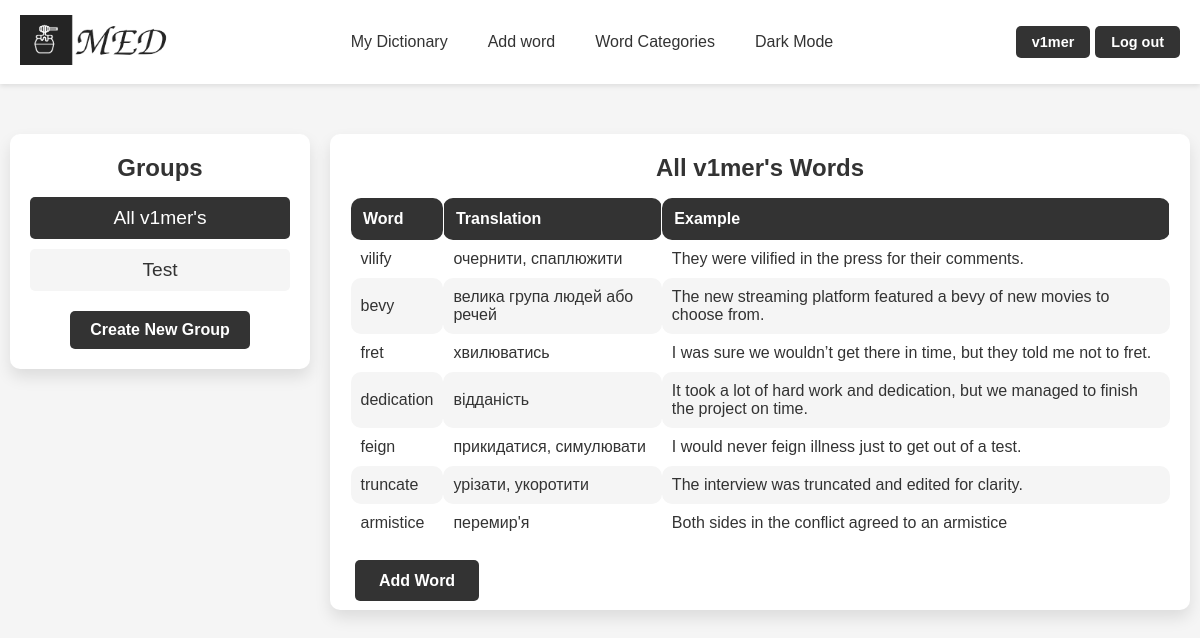
Before: /groups/1/ (signed in) with the older database file.
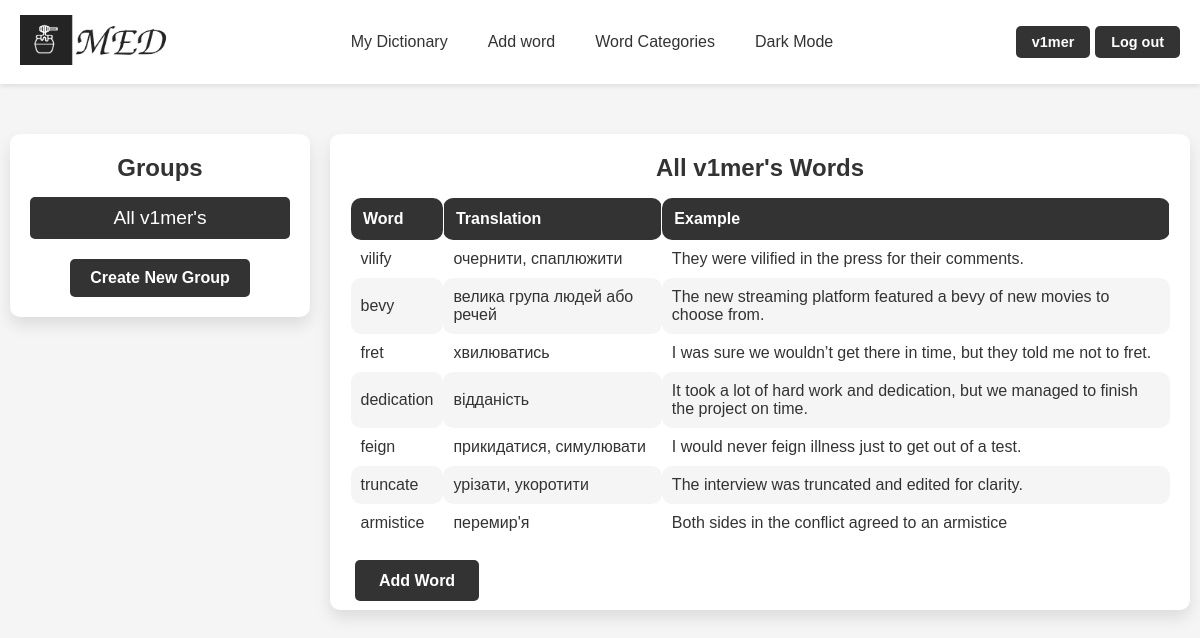
After: the same page with the newer database file.
### med/models.py (models this page shows, shortened)
class WordGroup(models.Model):
    name = models.CharField(max_length=100)
    words = models.ManyToManyField(Word, blank=True)
    user = models.ForeignKey(User, on_delete=models.CASCADE)
    is_main = models.BooleanField(verbose_name='main', default=False)
    class Meta:
        ordering = ['name']
        indexes = [
            models.Index(fields=['name'])
        ]

class Word(models.Model):
    word = models.CharField(max_length=100)
    translation = models.CharField(max_length=100)
    example = models.TextField(blank=True)
    time_create = models.DateTimeField(auto_now_add=True)
    time_update = models.DateTimeField(auto_now=True)
    user = models.ForeignKey(User, on_delete=models.CASCADE)
    is_favourite = models.BooleanField(default=False)
    class Meta:
        ordering = ['-time_create', 'word']
        indexes = [
            models.Index(fields=['-time_create'])
        ]

### med/views.py (the view)
# urls.py: path('groups/<int:group_id>/', views.GroupWordsView.as_view(), name='group_words'),
class GroupWordsView(ListView):
    model = Word
    template_name = 'med/groups.html'
    context_object_name = 'words'
    def is_main(self):
        group_id = self.kwargs.get('group_id')
        is_main = get_object_or_404(WordGroup, id=group_id, user=self.request.user).is_main
        return is_main
    def get_name(self):
        group_id = self.kwargs.get('group_id')
        name = get_object_or_404(WordGroup, id=group_id, user=self.request.user).name
        return name
    def get_context_data(self, **kwargs):
        context = super().get_context_data(**kwargs)
        context['title'] = "Groups"
        context['title1'] = f"{self.get_name()} Words"
        context['groups'] = WordGroup.objects.filter(user=self.request.user)
        context['is_main'] = self.is_main()
        context['group_id'] = self.kwargs.get('group_id')
        context['is_group'] = True
        context['words_f_g'] = True
        return context
    def get_queryset(self):
        group_id = self.kwargs.get('group_id')
        group = get_object_or_404(WordGroup, id=group_id, user=self.request.user)
        return group.words.all()

### med/templates/med/groups.html (shortened to what this page needs)
{% extends "base.html" %}
{% block content %}
<div class="group-container">
    <div class="group-list">
        <h2>{{ title }}</h2>
        <div class="group-blocks">
            {% for group in groups %}
            {% if group.id == group_id %}
                <div class="group-block group-block-selected">
                    <p>{{ group.name }}</p>
                </div>
            {% else %}
                <a href="{% url 'group_words' group.id %}">
                    <div class="group-block">
                        <p>{{ group.name }}</p>
                    </div>
                </a>
            {% endif %}
            {% endfor %}
        </div>
        <a href="{% url 'create_group' %}" class="buttons">Create New Group</a>
    </div>
    <div class="word-list-container">
        <h2>{{ title1 }}</h2>
        {% if is_group %}
        {% if words %}
            <table class="word_table group-table">
                <thead>
                    <tr>
                        <th>Word</th>
                        <th>Translation</th>
                        <th>Example</th>
                    </tr>
                </thead>
                <tbody>
                    {% for word in words %}
                        <tr>
                            <td>{{ word.word }}</td>
                            <td>{{ word.translation }}</td>
                            <td>{{ word.example }}</td>
                        </tr>
                    {% endfor %}
                </tbody>
            </table>
        {% else %}
            <p>No words in this group.</p>
        {% endif %}
        {% endif %}
        {% if is_group %}
        <div class="buttons groups-buttons">
            <div class="add_word">
                {% if is_main %}
                <a href="{% url 'addword' %}" class="add-word-button">Add Word</a>
                {% else %}
                <a href="{% url 'words' %}" class="add-word-button">Add Word</a>
                <a href="#" class="add-word-button" onclick="deleteSelectedWords(); return false;">Delete Selected</a>
                {% endif %}
            </div>
        </div>
        {% endif %}
    </div>
</div>
{% endblock %}

Changed rows visible on the page:
removed WordGroup: name "Test"
